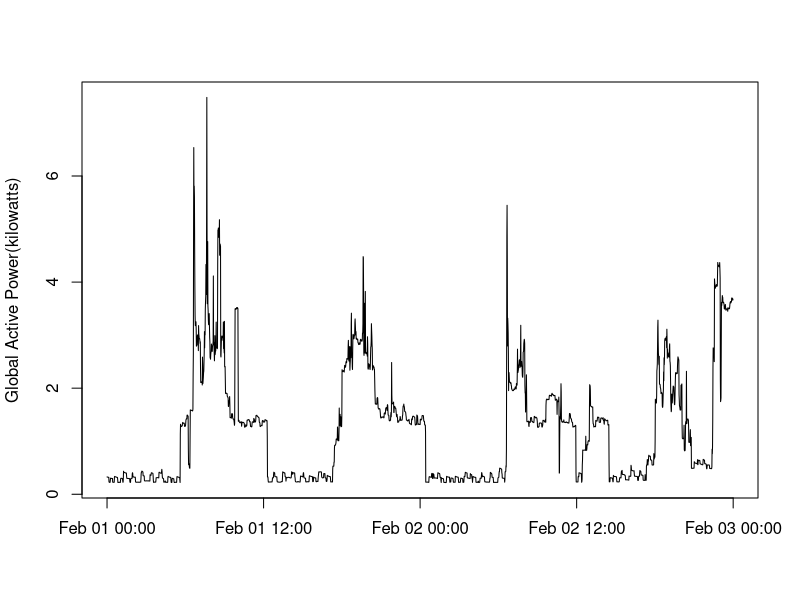

Write R code to recreate this figure.
powerUsage <- read.csv("2DayData.csv",sep=" ")
gap <- as.character(powerUsage$Global_active_power)
gap_numeric <- as.numeric(gap)
png(filename = "plot2.png",width = 480, height = 480, units = "px", pointsize = 12)
powerUsage$DT <- as.POSIXct(paste(powerUsage$Date, powerUsage$Time), format="%Y-%m-%d %H:%M:%S")
plot(gap_numeric ~ powerUsage$DT,col="black",ylab="Global Active Power(kilowatts)",type="l", xlab="")
dev.off() 